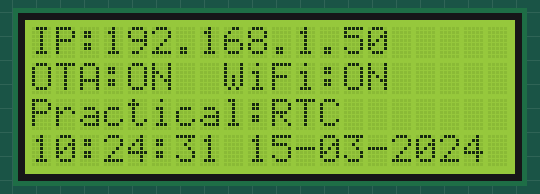
This sketch was run on a simulated ESP32. Parts: 20×4 character LCD. WiFi joins after 1.5 s; servers stay silent unless stated; the local clock reads 2024-03-15 10:24:30 at power-on unless the sketch sets it.

Above: at 1.7 s.
At 9.7 s:
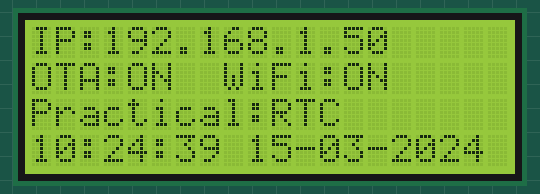
At 14.7 s:
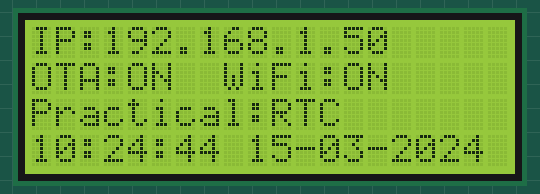
At 19.7 s:
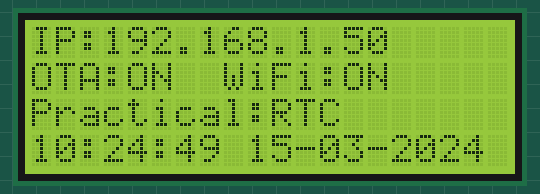
At 27.7 s:
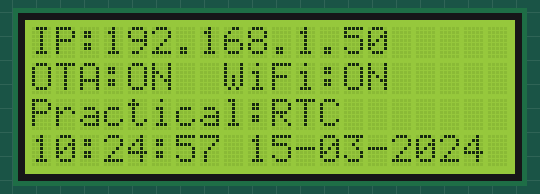
At 38.7 s:
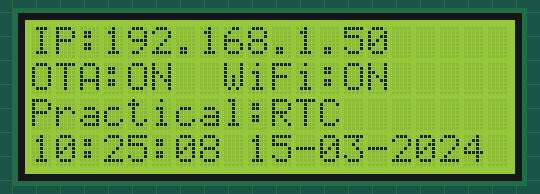

The sketch:

esp32+RTC_DS3231_+_WiFi_+_OTA_+_LCD_+_Web_.ino
```cpp
#include <WiFi.h>
#include <ArduinoOTA.h>
#include <Wire.h>
#include <LiquidCrystal_I2C.h>
#include <WebServer.h>
#include <RTClib.h>

/* ========= PIN ========= */
#define SDA_PIN 21
#define SCL_PIN 22

/* ========= LCD ========= */
LiquidCrystal_I2C lcd(0x27, 20, 4);

/* ========= RTC ========= */
RTC_DS3231 rtc;

/* ========= WIFI ========= */
const char* ssid = "Excitel_HARSHIT_2.4G";
const char* password = "dinesh480tak";

/* ========= WEB ========= */
WebServer server(80);

/* ========= VAR ========= */
bool otaEnabled = false;
String timeStr = "--:--:--";
String dateStr = "--/--/----";

/* ========= WEB PAGE ========= */
void handleRoot() {
  String html = "<h2>ESP32 PRACTICAL STATUS</h2>";
  html += "<p><b>IP:</b> " + WiFi.localIP().toString() + "</p>";
  html += "<p><b>WiFi:</b> ";
  html += (WiFi.status() == WL_CONNECTED) ? "Connected</p>" : "Disconnected</p>";
  html += "<p><b>OTA:</b> ";
  html += otaEnabled ? "ON</p>" : "OFF</p>";
  html += "<p><b>Practical:</b> RTC</p>";
  html += "<p><b>Time:</b> " + timeStr + "</p>";
  html += "<p><b>Date:</b> " + dateStr + "</p>";

  server.send(200, "text/html", html);
}

/* ================= SETUP ================= */
void setup() {
  Serial.begin(115200);

  Wire.begin(SDA_PIN, SCL_PIN);
  lcd.init();
  lcd.backlight();

  /* ---- RTC ---- */
  if (!rtc.begin()) {
    Serial.println("RTC not found");
  }

  // Uncomment ONLY ONCE to set time
  // rtc.adjust(DateTime(F(__DATE__), F(__TIME__)));

  /* ---- WIFI ---- */
  WiFi.mode(WIFI_STA);
  WiFi.setSleep(false);
  WiFi.begin(ssid, password);

  lcd.setCursor(0,0);
  lcd.print("Connecting WiFi");

  while (WiFi.status() != WL_CONNECTED) {
    delay(300);
  }

  /* ---- OTA ---- */
  ArduinoOTA.setHostname("ESP32-RTC");
  ArduinoOTA.begin();
  otaEnabled = true;

  /* ---- WEB ---- */
  server.on("/", handleRoot);
  server.begin();
}

/* ================= LOOP ================= */
void loop() {
  ArduinoOTA.handle();
  server.handleClient();

  readRTC();
  updateLCD();
}

/* ================= RTC READ ================= */
void readRTC() {
  static unsigned long lastRTC = 0;
  if (millis() - lastRTC < 1000) return;
  lastRTC = millis();

  DateTime now = rtc.now();

  char tBuf[9];
  sprintf(tBuf, "%02d:%02d:%02d", now.hour(), now.minute(), now.second());
  timeStr = String(tBuf);

  char dBuf[11];
  sprintf(dBuf, "%02d-%02d-%04d", now.day(), now.month(), now.year());
  dateStr = String(dBuf);
}

/* ================= LCD UPDATE ================= */
void updateLCD() {
  static unsigned long lastLCD = 0;
  if (millis() - lastLCD < 1000) return;
  lastLCD = millis();

  lcd.clear();

  // Row 1: IP
  lcd.setCursor(0,0);
  lcd.print("IP:");
  lcd.print(WiFi.localIP());

  // Row 2: OTA + WiFi
  lcd.setCursor(0,1);
  lcd.print("OTA:");
  lcd.print(otaEnabled ? "ON " : "OFF");
  lcd.print(" WiFi:");
  lcd.print(WiFi.status() == WL_CONNECTED ? "ON" : "OFF");

  // Row 3: Practical Name
  lcd.setCursor(0,2);
  lcd.print("Practical:RTC");

  // Row 4: Time & Date
  lcd.setCursor(0,3);
  lcd.print(timeStr);
  lcd.print(" ");
  lcd.print(dateStr.substring(0, 10));
}
```

Measured:
- what the display in image 1 shows lasts 1.0 s, from 9.6 s to 10.6 s
